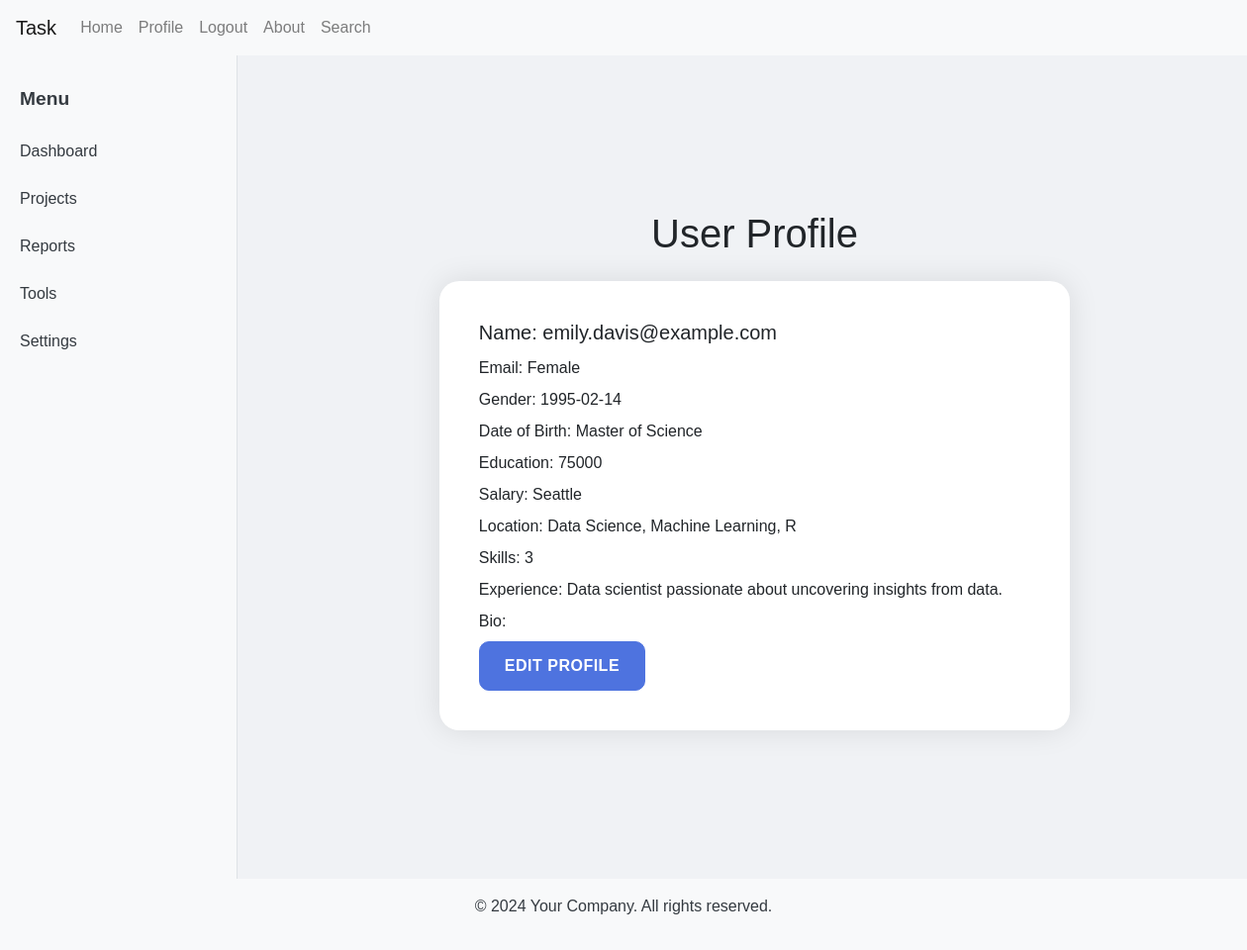
The page /profile (signed in) on the database as committed earlier.
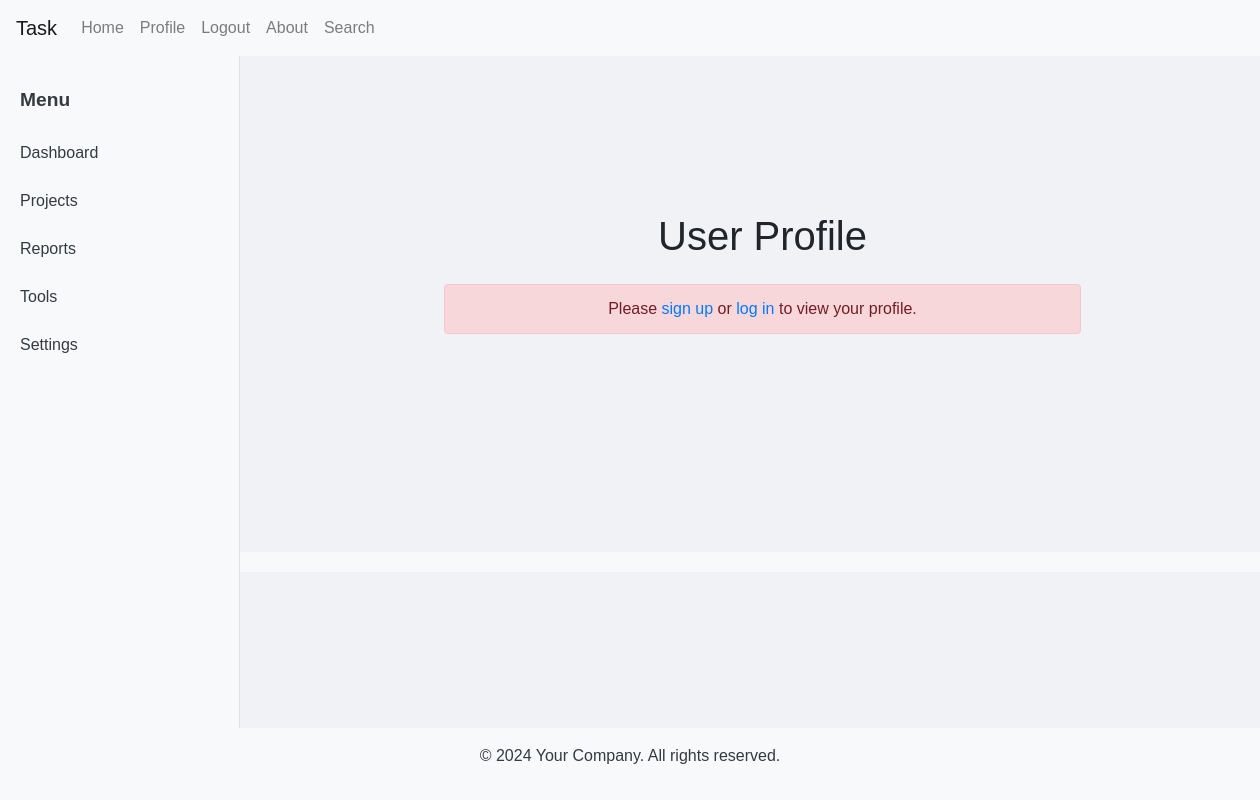
The same page on the database as committed later.
### tables this page shows
CREATE TABLE user_profile (
    id INTEGER PRIMARY KEY AUTOINCREMENT,
    username TEXT NOT NULL,
    password TEXT NOT NULL,
    name TEXT,
    email TEXT,
    gender TEXT,
    dob TEXT,
    education TEXT,
    salary INTEGER,
    location TEXT,
    skills TEXT,
    experience INTEGER,
    bio TEXT
);

### app.py (the view)
@app.route('/profile')
def profile():
    if 'email' not in session:
        flash("Please log in first.", 'error')
        return redirect(url_for('login'))
    email = session['email']
    conn = sqlite3.connect(DATABASE)
    c = conn.cursor()
    c.execute('SELECT * FROM user_profile WHERE email = ?', (email,))
    user_profile = c.fetchone()
    conn.close()
    return render_template('profiles.html', user_profile=user_profile)

### templates/profiles.html (shortened to what this page needs)
{% extends "layout.html" %}
{% block content %}
<main class="container mt-5">
    <div class="row justify-content-center">
        <div class="col-md-8">
            <h1 class="text-center mb-4">User Profile</h1>
            {% if user_profile %}
            <div class="card">
                <div class="card-body">
                    <h5 class="card-title">Name: {{ user_profile[3] }}</h5>
                    <p class="card-text">Email: {{ user_profile[4] }}</p>
                    <p class="card-text">Gender: {{ user_profile[5] }}</p>
                    <p class="card-text">Date of Birth: {{ user_profile[6] }}</p>
                    <p class="card-text">Education: {{ user_profile[7] }}</p>
                    <p class="card-text">Salary: {{ user_profile[8] }}</p>
                    <p class="card-text">Location: {{ user_profile[9] }}</p>
                    <p class="card-text">Skills: {{ user_profile[10] }}</p>
                    <p class="card-text">Experience: {{ user_profile[11] }}</p>
                    <p class="card-text">Bio: {{ user_profile[12] }}</p>
                    <a href="{{ url_for('edit_profile') }}" class="btn btn-primary">Edit Profile</a>
                </div>
            </div>
            {% else %}
            <div class="alert alert-danger text-center" role="alert">
                Please <a href="{{ url_for('signup') }}">sign up</a> or <a href="{{ url_for('login') }}">log in</a> to view your profile.
            </div>
            {% endif %}
        </div>
    </div>
</main>
{% endblock %}

Rows that differ between the two databases and show on the page:
removed user_profile: email "emily.davis@example.com", gender "Female", dob "1995-02-14", education "Master of Science", salary "75000", location "Seattle", skills "Data Science, Machine Learning, R", experience "3", bio "Data scientist passionate about uncovering insights from data."
Other text that changed with them:
text no longer shown: "Name: Email: Gender: Date of Birth: Education: Salary: Location: Skills: Experience: Bio: EDIT PROFILE"
text now shown: "Please sign up or log in to view your profile."
